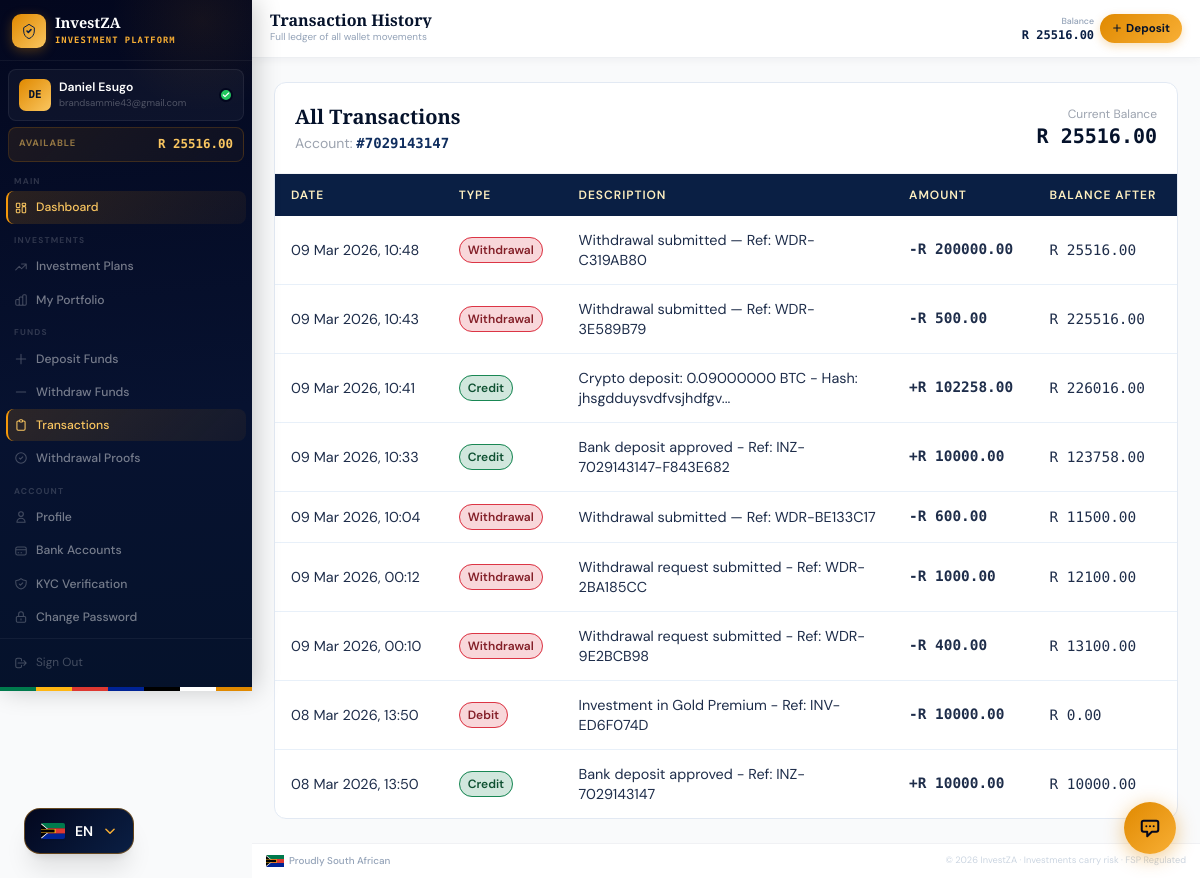
/dashboard/transactions/ (signed in), run on the app's committed database.
### apps/accounts/models.py (models this page shows, shortened)
class PlatformSettings(models.Model):
    platform_name       = models.CharField(max_length=100, default='InvestZA')
    tagline             = models.CharField(max_length=200, default='Invest with Confidence', blank=True)
    support_email       = models.EmailField(default='support@investza.co.za')
    support_phone       = models.CharField(max_length=30, default='+27 (0) 10 000 0000')
    support_whatsapp    = models.CharField(max_length=30, blank=True, help_text='WhatsApp number (international format)')
    website_url         = models.URLField(blank=True, default='https://investza.co.za')
    fsp_number          = models.CharField(max_length=30, blank=True, help_text='FSP licence number')
    registered_address  = models.TextField(blank=True)
    currency_code       = models.CharField(max_length=5,  default='ZAR')
    currency_symbol     = models.CharField(max_length=5,  default='R')
    min_deposit         = models.DecimalField(max_digits=12, decimal_places=2, default=500.00)
    max_deposit         = models.DecimalField(max_digits=12, decimal_places=2, default=5000000.00)
    min_withdrawal      = models.DecimalField(max_digits=12, decimal_places=2, default=200.00)
    max_withdrawal      = models.DecimalField(max_digits=12, decimal_places=2, default=1000000.00)
    withdrawal_fee_pct  = models.DecimalField(max_digits=5, decimal_places=2, default=0.00,
                            help_text='Withdrawal fee as a percentage (e.g. 1.5 = 1.5%)')
    maintenance_mode    = models.BooleanField(default=False,
                            help_text='Put platform in maintenance mode — blocks all user logins')
    maintenance_message = models.TextField(blank=True,
                            default='We are performing scheduled maintenance. We will be back shortly.')
    twitter_url         = models.URLField(blank=True)
    linkedin_url        = models.URLField(blank=True)
    facebook_url        = models.URLField(blank=True)
    instagram_url       = models.URLField(blank=True)
    updated_at = models.DateTimeField(auto_now=True)
    updated_by = models.ForeignKey(
        'accounts.User', null=True, blank=True,
        on_delete=models.SET_NULL, related_name='+'
    )
    class Meta:
        verbose_name = 'Platform Settings'
        verbose_name_plural = 'Platform Settings'
    @classmethod
    def get(cls):
        obj, _ = cls.objects.get_or_create(pk=1)
        return obj

class User(AbstractUser):
    id = models.UUIDField(primary_key=True, default=uuid.uuid4, editable=False)
    email = models.EmailField(_('email address'), unique=True)
    phone_number = models.CharField(max_length=20, blank=True)
    date_of_birth = models.DateField(null=True, blank=True)
    id_number = models.CharField(max_length=20, blank=True, help_text="SA ID Number or Passport")
    profile_photo = models.ImageField(upload_to='profile_photos/', blank=True, null=True)
    is_verified = models.BooleanField(default=False, help_text="KYC verified user")
    is_active_investor = models.BooleanField(default=False)
    referral_code = models.CharField(max_length=8, unique=True, default=generate_referral_code)
    referred_by = models.ForeignKey(
        'self', null=True, blank=True,
        on_delete=models.SET_NULL,
        related_name='referrals'
    )
    created_at = models.DateTimeField(auto_now_add=True)
    last_seen = models.DateTimeField(null=True, blank=True)
    USERNAME_FIELD = 'email'
    REQUIRED_FIELDS = ['username', 'first_name', 'last_name']
    class Meta:
        verbose_name = 'User'
        verbose_name_plural = 'Users'
        ordering = ['-created_at']
    def get_wallet(self):
        wallet, _ = Wallet.objects.get_or_create(user=self)
        return wallet

class Wallet(models.Model):
    user = models.OneToOneField(User, on_delete=models.CASCADE, related_name='wallet')
    account_number = models.CharField(max_length=10, unique=True, default=generate_account_number)
    available_balance = models.DecimalField(max_digits=15, decimal_places=2, default=0.00)
    invested_balance = models.DecimalField(max_digits=15, decimal_places=2, default=0.00)
    total_earned = models.DecimalField(max_digits=15, decimal_places=2, default=0.00)
    pending_withdrawal = models.DecimalField(max_digits=15, decimal_places=2, default=0.00)
    created_at = models.DateTimeField(auto_now_add=True)
    updated_at = models.DateTimeField(auto_now=True)
    class Meta:
        verbose_name = 'Wallet'

class WalletTransaction(models.Model):
    TRANSACTION_TYPES = [
        ('CREDIT', 'Credit'),
        ('DEBIT', 'Debit'),
        ('INVESTMENT', 'Investment'),
        ('ROI', 'ROI Return'),
        ('WITHDRAWAL', 'Withdrawal'),
        ('DEPOSIT', 'Deposit'),
        ('REFUND', 'Refund'),
    ]
    id = models.UUIDField(primary_key=True, default=uuid.uuid4, editable=False)
    wallet = models.ForeignKey(Wallet, on_delete=models.CASCADE, related_name='transactions')
    transaction_type = models.CharField(max_length=20, choices=TRANSACTION_TYPES)
    amount = models.DecimalField(max_digits=15, decimal_places=2)
    description = models.CharField(max_length=255)
    reference = models.CharField(max_length=100, blank=True)
    balance_after = models.DecimalField(max_digits=15, decimal_places=2)
    created_at = models.DateTimeField(auto_now_add=True)
    class Meta:
        ordering = ['-created_at']
        verbose_name = 'Wallet Transaction'

### apps/accounts/views.py (the view)
@login_required
def transaction_history(request):
    wallet = request.user.get_wallet()
    transactions = WalletTransaction.objects.filter(wallet=wallet).order_by('-created_at')
    return render(request, 'dashboard/transactions.html', {
        'transactions': transactions,
        'wallet': wallet
    })

### apps/accounts/context_processors.py (called while the page is built, shortened)
def admin_pending_counts(request):
    if not request.user.is_authenticated or not (request.user.is_staff or request.user.is_superuser):
        return {}

### templates/dashboard/transactions.html (shortened to what this page needs)
{% extends "base/dashboard_base.html" %}
{% block page_title %}Transaction History{% endblock %}
{% block page_subtitle %}Full ledger of all wallet movements{% endblock %}
{% block content %}
<div class="card overflow-hidden fade-up fade-up-1">
  <div class="p-5 border-b border-gray-100 flex flex-col sm:flex-row items-start sm:items-center justify-between gap-3">
    <div>
      <h3 class="font-display font-bold text-navy-900 text-lg sm:text-xl">All Transactions</h3>
      <p class="text-gray-400 text-sm mt-0.5">Account: <span class="font-mono font-bold text-navy-700">#{{ wallet.account_number }}</span></p>
    </div>
    <div class="text-right">
      <p class="text-xs text-gray-400">Current Balance</p>
      <p class="font-mono font-bold text-navy-900 text-xl">R {{ wallet.available_balance|floatformat:2 }}</p>
    </div>
  </div>
  {% if transactions %}
  <div class="overflow-x-auto">
    <table class="data-table">
      <thead>
        <tr><th>Date</th><th>Type</th><th>Description</th><th>Amount</th><th>Balance After</th></tr>
      </thead>
      <tbody>
        {% for txn in transactions %}
        <tr>
          <td class="text-gray-500 text-xs whitespace-nowrap">{{ txn.created_at|date:"d M Y, H:i" }}</td>
          <td>
            <span class="px-2 py-1 rounded-full text-xs font-semibold
              {% if txn.transaction_type in 'CREDIT,ROI,DEPOSIT,REFUND' %}badge-approved{% else %}badge-rejected{% endif %}">
              {{ txn.get_transaction_type_display }}
            </span>
          </td>
          <td class="text-gray-600 text-sm max-w-xs">{{ txn.description }}</td>
          <td class="font-mono font-bold whitespace-nowrap
            {% if txn.transaction_type in 'CREDIT,ROI,DEPOSIT,REFUND' %}text-green-600{% else %}text-red-500{% endif %}">
            {% if txn.transaction_type in 'CREDIT,ROI,DEPOSIT,REFUND' %}+{% else %}-{% endif %}R {{ txn.amount|floatformat:2 }}
          </td>
          <td class="font-mono text-navy-700 text-sm">R {{ txn.balance_after|floatformat:2 }}</td>
        </tr>
        {% endfor %}
      </tbody>
    </table>
  </div>
  {% else %}
  <div class="p-20 text-center">
    <div class="text-5xl mb-4">📒</div>
    <p class="text-gray-400">No transactions yet. Make a deposit to get started.</p>
  </div>
  {% endif %}
</div>
{% endblock %}

### templates/base/dashboard_base.html (shortened to what this page needs)
{% extends "base/base.html" %}
{% block body %}
<div class="iz-shell">
  <aside id="sidebar" class="iz-sidebar">
    <div class="iz-sidebar-brand">
      <div class="iz-logo-mark">
        <svg width="16" height="16" viewBox="0 0 24 24" fill="none">
          <path d="M9 12l2 2 4-4" stroke="#0a1f44" stroke-width="2.4" stroke-linecap="round" stroke-linejoin="round"/>
          <path d="M12 2L4 7v5c0 5.25 3.4 10.15 8 11.35C16.6 22.15 20 17.25 20 12V7L12 2z" stroke="#0a1f44" stroke-width="1.5" fill="none"/>
        </svg>
      </div>
      <div class="iz-brand-text">
        <span class="iz-brand-name">{{ PLATFORM_NAME }}</span>
        <span class="iz-brand-tag">Investment Platform</span>
      </div>
    </div>
    <div class="iz-user-card">
      <div class="iz-avatar">{{ request.user.first_name|first|upper }}{{ request.user.last_name|first|upper }}</div>
      <div class="iz-user-info">
        <p class="iz-user-name">{{ request.user.get_full_name }}</p>
        <p class="iz-user-email">{{ request.user.email }}</p>
      </div>
      {% if request.user.is_verified %}
      <div class="iz-verified-badge" title="KYC Verified">
        <svg width="8" height="8" viewBox="0 0 24 24" fill="none"><path d="M20 6L9 17l-5-5" stroke="white" stroke-width="3.5" stroke-linecap="round" stroke-linejoin="round"/></svg>
      </div>
      {% endif %}
    </div>
    <div class="iz-balance-strip">
      <span class="iz-balance-label">Available</span>
      <span class="iz-balance-value">R {% if request.user.wallet %}{{ request.user.wallet.available_balance|floatformat:2 }}{% else %}0.00{% endif %}</span>
    </div>
    <nav class="iz-nav">
      <span class="iz-nav-group-label">Main</span>
      <a href="{% url 'dashboard' %}" class="iz-nav-link">
        Dashboard
      </a>
      <span class="iz-nav-group-label">Investments</span>
      <a href="{% url 'investment_list' %}" class="iz-nav-link">
        <svg class="iz-nav-icon" fill="none" stroke="currentColor" viewBox="0 0 24 24"><path stroke-linecap="round" stroke-linejoin="round" stroke-width="1.8" d="M13 7h8m0 0v8m0-8l-8 8-4-4-6 6"/></svg>
        Investment Plans
      </a>
      <a href="{% url 'my_investments' %}" class="iz-nav-link">
        My Portfolio
      </a>
      <span class="iz-nav-group-label">Funds</span>
      <a href="{% url 'deposit_home' %}" class="iz-nav-link">
        <svg class="iz-nav-icon" fill="none" stroke="currentColor" viewBox="0 0 24 24"><path stroke-linecap="round" stroke-linejoin="round" stroke-width="1.8" d="M12 4v16m8-8H4"/></svg>
        Deposit Funds
      </a>
      <a href="{% url 'withdrawal_home' %}" class="iz-nav-link">
        <svg class="iz-nav-icon" fill="none" stroke="currentColor" viewBox="0 0 24 24"><path stroke-linecap="round" stroke-linejoin="round" stroke-width="1.8" d="M20 12H4"/></svg>
        Withdraw Funds
      </a>
      <a href="{% url 'transaction_history' %}" class="iz-nav-link">
        <svg class="iz-nav-icon" fill="none" stroke="currentColor" viewBox="0 0 24 24"><path stroke-linecap="round" stroke-linejoin="round" stroke-width="1.8" d="M9 5H7a2 2 0 00-2 2v12a2 2 0 002 2h10a2 2 0 002-2V7a2 2 0 00-2-2h-2M9 5a2 2 0 002 2h2a2 2 0 002-2M9 5a2 2 0 012-2h2a2 2 0 012 2"/></svg>
        Transactions
      </a>
      <a href="{% url 'withdrawal_proofs' %}" class="iz-nav-link">
        <svg class="iz-nav-icon" fill="none" stroke="currentColor" viewBox="0 0 24 24"><path stroke-linecap="round" stroke-linejoin="round" stroke-width="1.8" d="M9 12l2 2 4-4m6 2a9 9 0 11-18 0 9 9 0 0118 0z"/></svg>
        Withdrawal Proofs
      </a>
      <span class="iz-nav-group-label">Account</span>
      <a href="{% url 'profile' %}" class="iz-nav-link">
        <svg class="iz-nav-icon" fill="none" stroke="currentColor" viewBox="0 0 24 24"><path stroke-linecap="round" stroke-linejoin="round" stroke-width="1.8" d="M16 7a4 4 0 11-8 0 4 4 0 018 0zM12 14a7 7 0 00-7 7h14a7 7 0 00-7-7z"/></svg>
        Profile
      </a>
      <a href="{% url 'bank_accounts' %}" class="iz-nav-link">
        <svg class="iz-nav-icon" fill="none" stroke="currentColor" viewBox="0 0 24 24"><path stroke-linecap="round" stroke-linejoin="round" stroke-width="1.8" d="M3 10h18M7 15h1m4 0h1m-7 4h12a3 3 0 003-3V8a3 3 0 00-3-3H6a3 3 0 00-3 3v8a3 3 0 003 3z"/></svg>
        Bank Accounts
      </a>
      <a href="{% url 'kyc_verification' %}" class="iz-nav-link">
        KYC Verification
      </a>
      <a href="{% url 'password_change' %}" class="iz-nav-link">
        <svg class="iz-nav-icon" fill="none" stroke="currentColor" viewBox="0 0 24 24"><path stroke-linecap="round" stroke-linejoin="round" stroke-width="1.8" d="M12 15v2m-6 4h12a2 2 0 002-2v-6a2 2 0 00-2-2H6a2 2 0 00-2 2v6a2 2 0 002 2zm10-10V7a4 4 0 00-8 0v4h8z"/></svg>
        Change Password
      </a>
    </nav>
    <div class="iz-sidebar-footer">
      <a href="{% url 'logout' %}" class="iz-signout">
        <svg width="14" height="14" fill="none" stroke="currentColor" viewBox="0 0 24 24"><path stroke-linecap="round" stroke-linejoin="round" stroke-width="1.8" d="M17 16l4-4m0 0l-4-4m4 4H7m6 4v1a3 3 0 01-3 3H6a3 3 0 01-3-3V7a3 3 0 013-3h4a3 3 0 013 3v1"/></svg>
        Sign Out
      </a>
    </div>
    <div class="iz-flag-strip" aria-hidden="true"></div>
  </aside>
  <div class="iz-main">
    <header class="iz-header">
      <div class="iz-header-left">
        <div class="iz-page-heading">
          <h1 class="iz-page-title">{% block page_title %}Dashboard{% endblock %}</h1>
          <p class="iz-page-sub">{% block page_subtitle %}{% endblock %}</p>
        </div>
      </div>
      <div class="iz-header-right">
        <div class="iz-header-balance">
          <span class="iz-header-balance-label">Balance</span>
          <span class="iz-header-balance-val">R {% if request.user.wallet %}{{ request.user.wallet.available_balance|floatformat:2 }}{% else %}0.00{% endif %}</span>
        </div>
        <a href="{% url 'deposit_home' %}" class="iz-deposit-btn">
          <svg width="10" height="10" fill="none" stroke="currentColor" viewBox="0 0 24 24"><path stroke-linecap="round" stroke-linejoin="round" stroke-width="2.5" d="M12 4v16m8-8H4"/></svg>
          <span>Deposit</span>
        </a>
      </div>
    </header>
    <main class="iz-content">
      {% block content %}{% endblock %}
    </main>
    <footer class="iz-footer">
      <div class="iz-footer-inner">
        <div class="iz-footer-sa">
          <span>Proudly South African</span>
        </div>
        <p class="iz-footer-legal">© {% now "Y" %} {{ PLATFORM_NAME }} · Investments carry risk · FSP Regulated</p>
      </div>
    </footer>
  </div>
</div>
{% if user.is_authenticated and not user.is_staff and not user.is_superuser %}
<div id="iz-chat-bubble" onclick="izChatToggle()" title="Support Chat">
  <svg width="22" height="22" fill="none" viewBox="0 0 24 24" stroke="#03071e" stroke-width="2.2">
    <path stroke-linecap="round" stroke-linejoin="round"
          d="M8 10h.01M12 10h.01M16 10h.01M9 16H5a2 2 0 01-2-2V6a2 2 0 012-2h14a2 2 0 012 2v8a2 2 0 01-2 2h-5l-5 5v-5z"/>
  </svg>
</div>
{% endif %}
{% endblock %}

### templates/base/base.html (style rules this page uses)
*, *::before, *::after { box-sizing: border-box; }
body { font-family: 'DM Sans', system-ui, sans-serif; }
h1,h2,h3,.font-display { font-family: 'Playfair Display', Georgia, serif; }
.fade-up { animation: fadeUp 0.55s ease forwards; }
.fade-up-1 { animation-delay: 0.05s; opacity: 0; }
.card { background: #fff; border: 1px solid #e2e9f3; border-radius: 12px; transition: box-shadow 0.25s, transform 0.25s; }
.badge-approved { background:#d1e7dd; color:#0f5132; border:1px solid #198754; }
.badge-rejected { background:#f8d7da; color:#842029; border:1px solid #dc3545; }
.data-table { width: 100%; border-collapse: collapse; }
.data-table th { background: #0a1f44; color: #fdeec0; font-family: 'DM Sans', sans-serif; font-size: 0.75rem; font-weight: 600; letter-spacing: 0.08em; text-transform: uppercase; padding: 0.75rem 1rem; text-align: left; }
.data-table td { padding: 0.875rem 1rem; border-bottom: 1px solid #e8f0f9; font-size: 0.9rem; color: #1e2d4a; }
.data-table tr:last-child td { border-bottom: none; }

### data on the page
PlatformSettings: platform_name "InvestZA"
User: user.first_name|first "D", user.last_name|first "E", user.get_full_name "Daniel Esugo", user.email "brandsammie43@gmail.com", user.wallet.available_balance "25516.00"
Wallet: account_number "7029143147", available_balance "25516.00"
WalletTransaction: created_at "09 Mar 2026, 10:48", transaction_type "Withdrawal", description "Withdrawal submitted — Ref: WDR-C319AB80", amount "200000.00", balance_after "25516.00"
WalletTransaction: created_at "09 Mar 2026, 10:43", transaction_type "Withdrawal", description "Withdrawal submitted — Ref: WDR-3E589B79", amount "500.00", balance_after "225516.00"
WalletTransaction: created_at "09 Mar 2026, 10:41", transaction_type "Credit", description "Crypto deposit: 0.09000000 BTC - Hash: jhsgdduysvdfvsjhdfgv...", amount "102258.00", balance_after "226016.00"
WalletTransaction: created_at "09 Mar 2026, 10:33", transaction_type "Credit", description "Bank deposit approved - Ref: INZ-7029143147-F843E682", amount "10000.00", balance_after "123758.00"
WalletTransaction: created_at "09 Mar 2026, 10:04", transaction_type "Withdrawal", description "Withdrawal submitted — Ref: WDR-BE133C17", amount "600.00", balance_after "11500.00"
WalletTransaction: created_at "09 Mar 2026, 00:12", transaction_type "Withdrawal", description "Withdrawal request submitted - Ref: WDR-2BA185CC", amount "1000.00", balance_after "12100.00"
WalletTransaction: created_at "09 Mar 2026, 00:10", transaction_type "Withdrawal", description "Withdrawal request submitted - Ref: WDR-9E2BCB98", amount "400.00", balance_after "13100.00"
WalletTransaction: created_at "08 Mar 2026, 13:50", transaction_type "Debit", description "Investment in Gold Premium - Ref: INV-ED6F074D", amount "10000.00", balance_after "0.00"
WalletTransaction: created_at "08 Mar 2026, 13:50", transaction_type "Credit", description "Bank deposit approved - Ref: INZ-7029143147", amount "10000.00", balance_after "10000.00"
